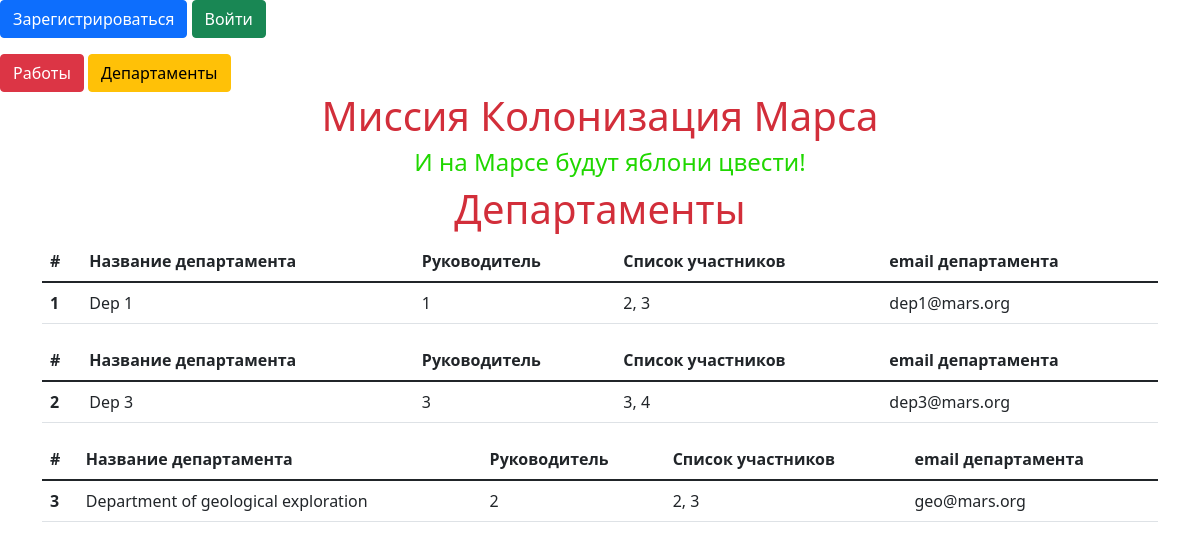
The page /departments on the database its author committed.
### data/departments.py (models this page shows)
class Department(SqlAlchemyBase):
    __tablename__ = 'departments'
    id = sqlalchemy.Column(sqlalchemy.Integer,
                           primary_key=True, autoincrement=True)
    title = sqlalchemy.Column(sqlalchemy.String)
    chief = sqlalchemy.Column(sqlalchemy.Integer,
                              sqlalchemy.ForeignKey("users.id"))
    members = sqlalchemy.Column(sqlalchemy.String, nullable=True)
    email = sqlalchemy.Column(sqlalchemy.String, nullable=True)
    user = orm.relation('User')

### mars3.py (the view)
@app.route("/departments")
def all_departments():
    db_sess = db_session.create_session()
    departments = db_sess.query(Department).all()
    return render_template("departments.html", departments=departments)

### data/db_session.py (called while the page is built)
def create_session() -> Session:
    global __factory
    return __factory()

### templates/departments.html (shortened to what this page needs)
{% extends "base.html" %}
{% block content %}
<h1  class="text-center">Департаменты</h1>
{% for item in departments %}
<table class="table">
  <thead class="thead-light">
    <tr>
      <th scope="col">#</th>
      <th scope="col">Название департамента</th>
      <th scope="col">Руководитель</th>
      <th scope="col">Список участников</th>
      <th scope="col">email департамента</th>
    </tr>
  </thead>
  <tbody>
    <tr>
      <th scope="row">{{item.id}}</th>
        <td>{{ item.title }}</td>
        <td>{{ item.chief }}</td>
        <td>{{ item.members }}</td>
        <td>{{ item.email }}</td>
    </tr>
  </tbody>
</table>
{% endfor %}
{% endblock %}

### templates/base.html (shortened to what this page needs)
<!doctype html>
<html lang="en">
<head>
    <link href="https://cdn.jsdelivr.net/npm/bootstrap@5.1.3/dist/css/bootstrap.min.css"
          rel="stylesheet"
>
    <link rel="stylesheet" type="text/css" href="/static/css/style.css" />
</head>
<body>
    <nav class="menu">
        {% if current_user.is_authenticated %}
            <a class="navbar-brand" href="/logout">{{ current_user.name }}</a>
        {% else %}
            <p>
                <a class="btn btn-primary " href="/register">Зарегистрироваться</a>
                <a class="btn btn-success" href="/login">Войти</a>
            </p>
        {% endif %}
        <a class="btn btn-danger" href="/index">Работы</a>
        <a class="btn btn-warning" href="/departments">Департаменты</a>
    </nav>
    <h1 class="text-center">Миссия Колонизация Марса</h1>
    <h4 class="text-center">И на Марсе будут яблони цвести!</h4>
    <main role="main" class="container">
        {% block content %}{% endblock %}
    </main>
</body>
</html>

### static/css/style.css (style rules this page uses)
h1 { color: #d22e3a; }
h4 { color: #20d700; padding: 0px 0px 0px 20px; }

### rows shown on the page
Department: id "1", title "Dep 1", chief "1", members "2, 3", email "dep1@mars.org"
Department: id "2", title "Dep 3", chief "3", members "3, 4", email "dep3@mars.org"
Department: id "3", title "Department of geological exploration", chief "2", members "2, 3", email "geo@mars.org"
